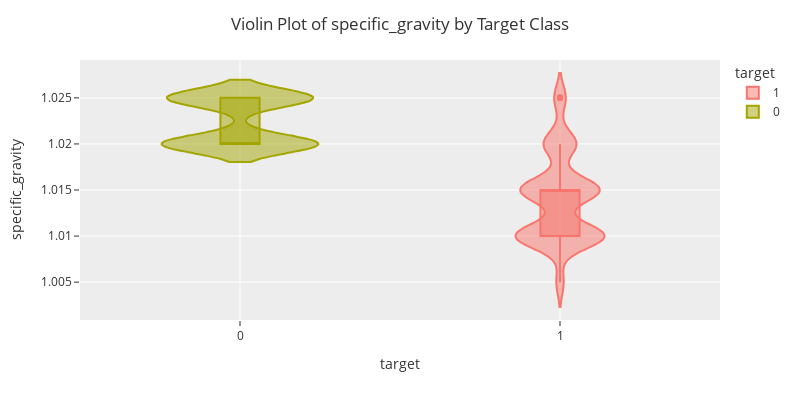

Source (notebook cell):
### Code cell
violin('specific_gravity')

### Figure 1 — Plotly figure (JSON) as saved in the notebook; plotly's stock layout.template omitted (floating-point values rounded to 4 significant figures; data arrays with more than 128 entries replaced by an {"elided": "..."} marker saying what was removed)
{"data": [{"alignmentgroup": "True", "box": {"visible": true}, "hovertemplate": "target=%{x}<br>specific_gravity=%{y}<extra></extra>", "legendgroup": "1", "marker": {"color": "#F8766D"}, "name": "1", "offsetgroup": "1", "orientation": "v", "scalegroup": "True", "showlegend": true, "type": "violin", "x": {"elided": "250 int values"}, "x0": " ", "xaxis": "x", "y": {"elided": "250 float values"}, "y0": " ", "yaxis": "y"}, {"alignmentgroup": "True", "box": {"visible": true}, "hovertemplate": "target=%{x}<br>specific_gravity=%{y}<extra></extra>", "legendgroup": "0", "marker": {"color": "#A3A500"}, "name": "0", "offsetgroup": "0", "orientation": "v", "scalegroup": "True", "showlegend": true, "type": "violin", "x": {"elided": "150 int values"}, "x0": " ", "xaxis": "x", "y": {"elided": "150 float values"}, "y0": " ", "yaxis": "y"}], "layout": {"height": 400, "legend": {"title": {"text": "target"}, "tracegroupgap": 0}, "margin": {"t": 60}, "title": {"text": "Violin Plot of specific_gravity by Target Class"}, "violinmode": "overlay", "width": 800, "xaxis": {"anchor": "y", "categoryarray": [1, 0], "categoryorder": "array", "domain": [0, 1], "title": {"text": "target"}}, "yaxis": {"anchor": "x", "domain": [0, 1], "title": {"text": "specific_gravity"}}}}
